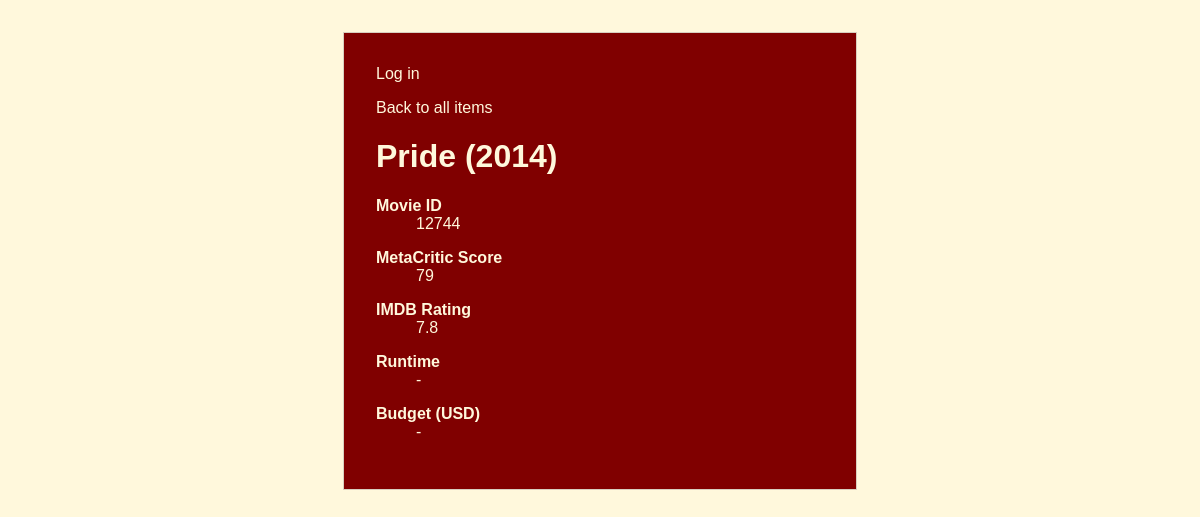
Screenshot of /items/66/ with the database file from the repository.
### catalog/models.py (models this page shows, shortened)
class Item(models.Model):
    source_code = models.CharField(max_length=50, unique=True)
    title = models.CharField(max_length=200)
    category = models.ForeignKey(
        Category, on_delete=models.CASCADE, related_name="items"
    )
    rating = models.FloatField(null=True, blank=True)
    metacritic = models.IntegerField(null=True, blank=True)
    budget = models.BigIntegerField(null=True, blank=True)
    runtime = models.CharField(null=True, blank=True)
    class Meta:
        ordering = ["title"]

### catalog/views.py (the view)
# urls.py: path("items/<int:item_id>/", views.item_detail, name="item_detail"),
def item_detail(request, item_id):
    item = get_object_or_404(Item.objects.select_related("category"), pk=item_id)
    return render(request, "catalog/item_detail.html", {"item": item})

### catalog/templates/catalog/item_detail.html (shortened to what this page needs)
<!DOCTYPE html>
<html lang="en">
<head>
</head>
<body>
  <main>
     <div>
        {% if request.user.is_authenticated %}
          <p>Signed in as <strong>{{ request.user.username }}</strong></p>
          <form method="post" action="{% url 'logout' %}">
            {% csrf_token %}
            <button type="submit">Log out</button>
          </form>
        {% else %}
          <a href="{% url 'login' %}">Log in</a>
        {% endif %}
      </div>
    <p><a href="{% url 'item_list' %}">Back to all items</a></p>
    <h1>{{ item.title }}</h1>
    <dl>
      <dt>Movie ID</dt>
      <dd>{{ item.source_code }}</dd>
      <dt>MetaCritic Score</dt>
      <dd>{{ item.metacritic|default:"-"}}</dd>
      <dt>IMDB Rating</dt>
      <dd>{{ item.rating|default:"-"}}</dd>
      <dt>Runtime</dt>
      <dd>{{ item.runtime|default:"-" }}</dd>
      <dt>Budget (USD)</dt>
      <dd>{{ item.budget|default:"-" }}</dd>
    </dl>
  </main>
</body>
</html>

### catalog/templates/catalog/item_detail.html (style rules this page uses)
body { font-family: arial; margin: 2rem; background: cornsilk; color: cornsilk; }
main { max-width: 28rem; margin: 0 auto; background: #800000; padding: 2rem; border: 1px solid #d8cfbf; }
a { color: cornsilk; text-decoration: none; }
dt { font-weight: bold; margin-top: 1rem; }

### rows the page displays
Item: title "Pride (2014)", source_code "12744", metacritic "79", rating "7.8", runtime "-", budget "-"
